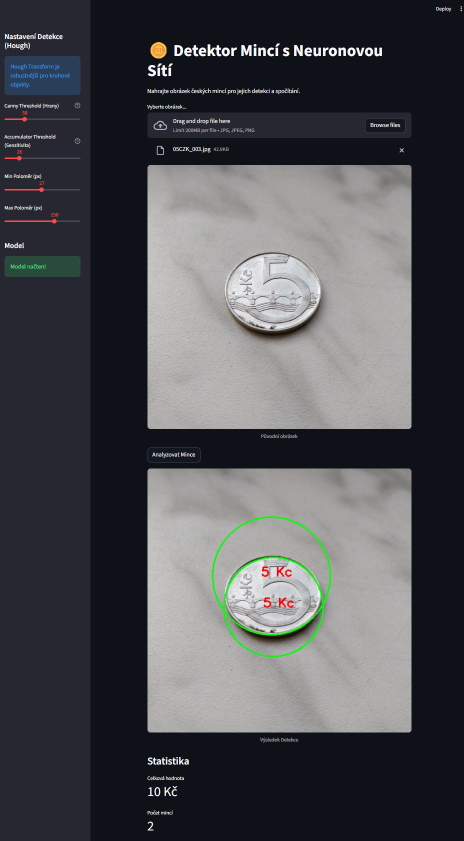
#> input picture python_app/galerie/Snímek obrazovky 2025-12-11 211213.png, 927 x 1681 px (shown at 1/2 size)
$ python -i utils.py   (imports and definitions only)
#> lines starting #> are read from the running program, lines starting #| are printed output that depends on the picture
import cv2
import numpy as np
from PIL import Image

STANDARD_SIZE = (512, 512)
BLUR_KERNEL = (5, 5)  # Mírně větší jádro pro lepší redukci šumu
CANNY_THRESHOLDS = (30, 150)
DILATE_ITER = 2

def preprocess_image(image_pil):
    """
    Převede PIL obrázek do formátu OpenCV a změní velikost.
    """
    # Převod PIL obrázku na numpy pole (formát OpenCV)
    image_np = np.array(image_pil)

    # Převod RGB na BGR (OpenCV používá BGR)
    if len(image_np.shape) == 3 and image_np.shape[2] == 3:
        image_np = cv2.cvtColor(image_np, cv2.COLOR_RGB2BGR)
#> image_np is the input picture: shape (1681, 927, 3); mean B, G, R 81.7, 78.3, 76.8
    elif len(image_np.shape) == 3 and image_np.shape[2] == 4:
         image_np = cv2.cvtColor(image_np, cv2.COLOR_RGBA2BGR)

    # Změna velikosti pro konzistentní zpracování (Zachování poměru stran)
    orig_h, orig_w = image_np.shape[:2]
#> orig_h = 1681; orig_w = 927

    # Výpočet měřítka tak, aby se vešlo do STANDARD_SIZE[0] (např. 512) na nejdelší straně
    scale = STANDARD_SIZE[0] / max(orig_h, orig_w)
#> scale = 0.305
    new_w = int(orig_w * scale)
#> new_w = 282
    new_h = int(orig_h * scale)
#> new_h = 512

    resized = cv2.resize(image_np, (new_w, new_h))
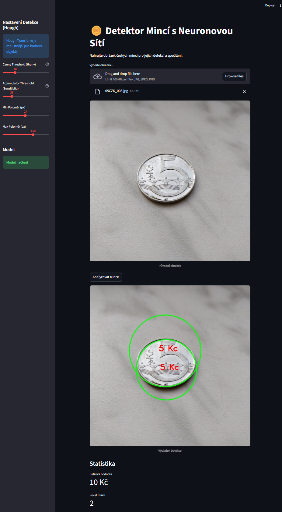
#> resized: shape (512, 282, 3); mean B, G, R 81.5, 78, 76.5

    return resized, (orig_w, orig_h)

# [88 lines left out: functions detect_regions, extract_coin_image, not called in this run]

>>> import cv2
>>> picture = cv2.cvtColor(cv2.imread('galerie/Snímek obrazovky 2025-12-11 211213.png'), cv2.COLOR_BGR2RGB)
>>> result = preprocess_image(picture)

$ run again, on python_app/galerie/Snímek obrazovky 2025-12-11 211227.png
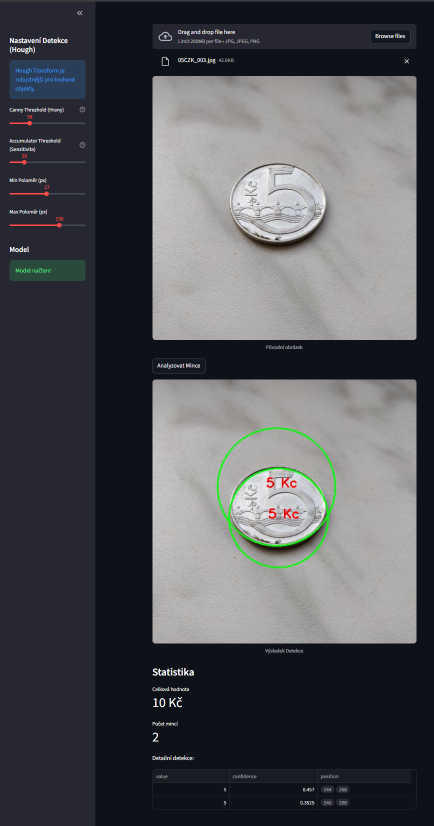
#> input picture python_app/galerie/Snímek obrazovky 2025-12-11 211227.png, 867 x 1652 px (shown at 1/2 size)
#> in preprocess_image, image_np is the input picture: shape (1652, 867, 3); mean B, G, R 86.4, 83.1, 81.7
#> in preprocess_image, `resized = cv2.resize(image_np, (new_w, new_h))`:
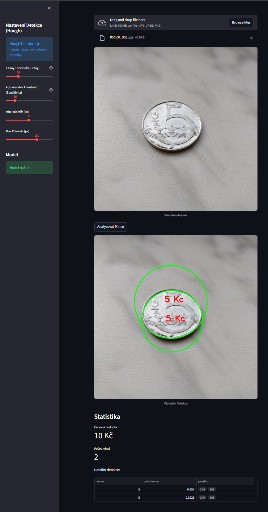
#> resized: shape (512, 268, 3); mean B, G, R 86.6, 83.3, 81.9

$ run again, on python_app/galerie/Snímek obrazovky 2025-12-11 211731.png
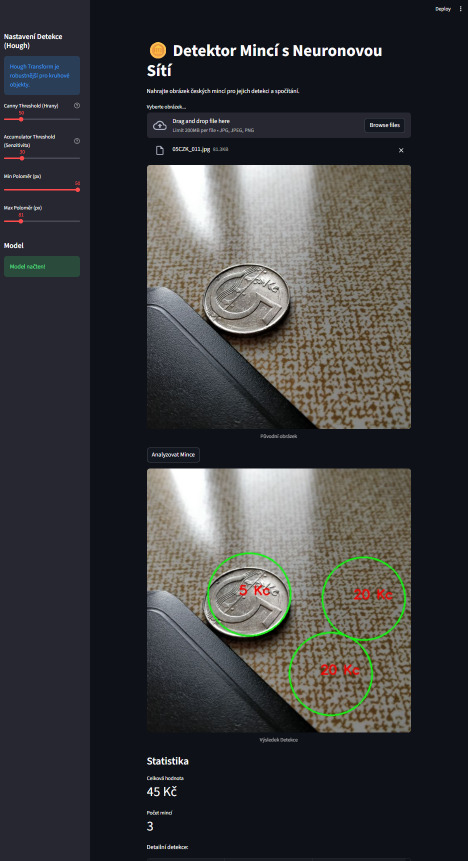
#> input picture python_app/galerie/Snímek obrazovky 2025-12-11 211731.png, 936 x 1721 px (shown at 1/2 size)
#> in preprocess_image, image_np is the input picture: shape (1721, 936, 3); mean B, G, R 58.9, 58, 57.3
#> in preprocess_image, `resized = cv2.resize(image_np, (new_w, new_h))`:
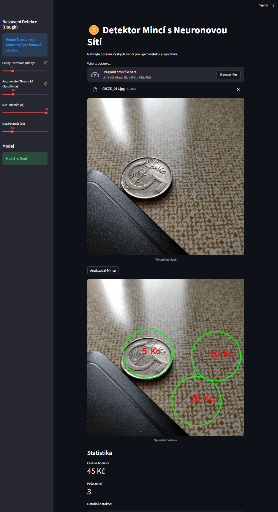
#> resized: shape (512, 278, 3); mean B, G, R 58.9, 57.9, 57.3
